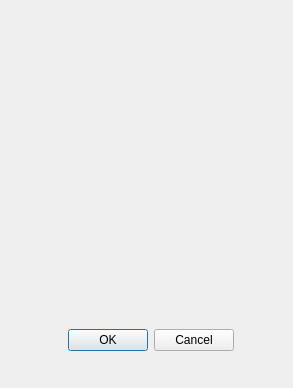
<?xml version="1.0" encoding="UTF-8"?>
<ui version="4.0">
 <class>Dialog</class>
 <widget class="QDialog" name="Dialog">
  <property name="geometry">
   <rect>
    <x>0</x>
    <y>0</y>
    <width>293</width>
    <height>388</height>
   </rect>
  </property>
  <property name="windowTitle">
   <string>Dialog</string>
  </property>
  <widget class="QWidget" name="verticalLayoutWidget">
   <property name="geometry">
    <rect>
     <x>40</x>
     <y>70</y>
     <width>221</width>
     <height>281</height>
    </rect>
   </property>
   <layout class="QVBoxLayout" name="verticalLayout">
    <item>
     <widget class="QLabel" name="confirm_label">
      <property name="layoutDirection">
       <enum>Qt::LeftToRight</enum>
      </property>
      <property name="text">
       <string/>
      </property>
      <property name="alignment">
       <set>Qt::AlignCenter</set>
      </property>
     </widget>
    </item>
    <item>
     <spacer name="verticalSpacer">
      <property name="orientation">
       <enum>Qt::Vertical</enum>
      </property>
      <property name="sizeType">
       <enum>QSizePolicy::Expanding</enum>
      </property>
      <property name="sizeHint" stdset="0">
       <size>
        <width>20</width>
        <height>40</height>
       </size>
      </property>
     </spacer>
    </item>
    <item>
     <widget class="QDialogButtonBox" name="buttonBox">
      <property name="contextMenuPolicy">
       <enum>Qt::CustomContextMenu</enum>
      </property>
      <property name="layoutDirection">
       <enum>Qt::LeftToRight</enum>
      </property>
      <property name="orientation">
       <enum>Qt::Horizontal</enum>
      </property>
      <property name="standardButtons">
       <set>QDialogButtonBox::Cancel|QDialogButtonBox::Ok</set>
      </property>
      <property name="centerButtons">
       <bool>true</bool>
      </property>
     </widget>
    </item>
   </layout>
  </widget>
 </widget>
 <resources/>
 <connections>
  <connection>
   <sender>buttonBox</sender>
   <signal>accepted()</signal>
   <receiver>Dialog</receiver>
   <slot>accept()</slot>
   <hints>
    <hint type="sourcelabel">
     <x>248</x>
     <y>254</y>
    </hint>
    <hint type="destinationlabel">
     <x>157</x>
     <y>274</y>
    </hint>
   </hints>
  </connection>
  <connection>
   <sender>buttonBox</sender>
   <signal>rejected()</signal>
   <receiver>Dialog</receiver>
   <slot>reject()</slot>
   <hints>
    <hint type="sourcelabel">
     <x>316</x>
     <y>260</y>
    </hint>
    <hint type="destinationlabel">
     <x>286</x>
     <y>274</y>
    </hint>
   </hints>
  </connection>
 </connections>
</ui>
